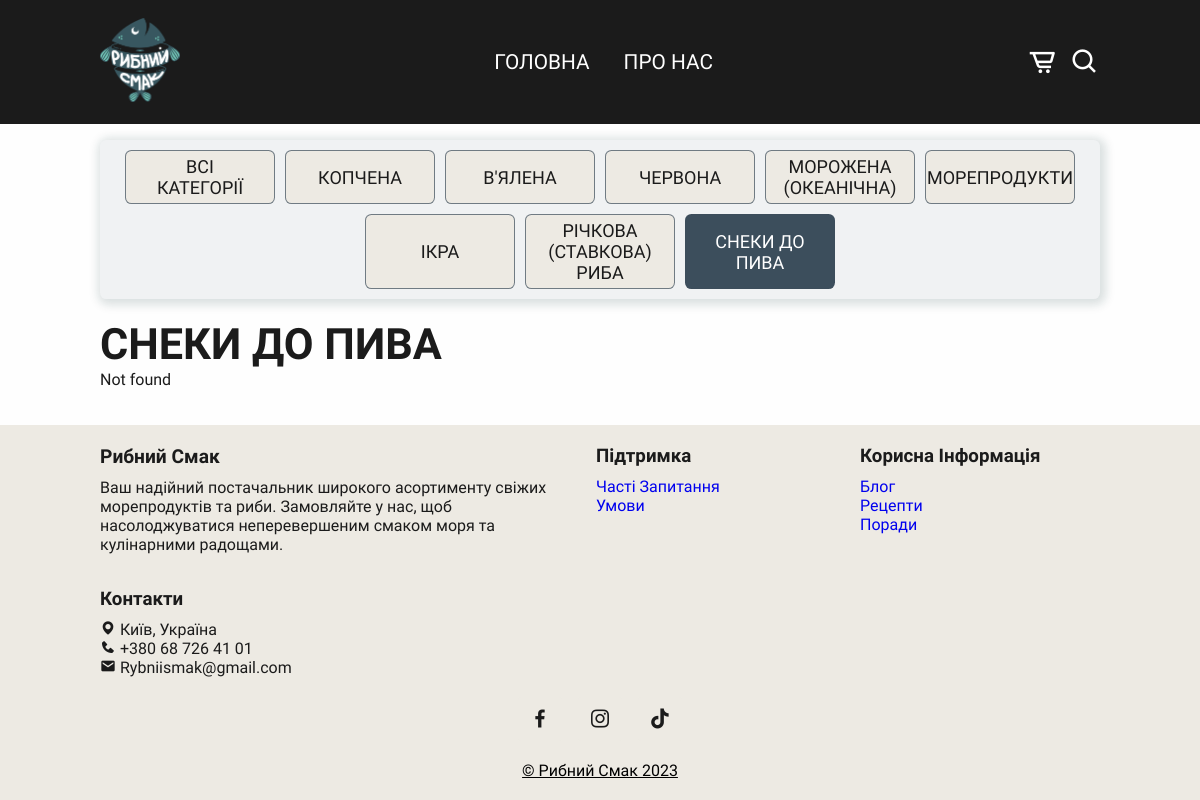
/products/sneki-do-piva, run on an earlier commit of the app's database.
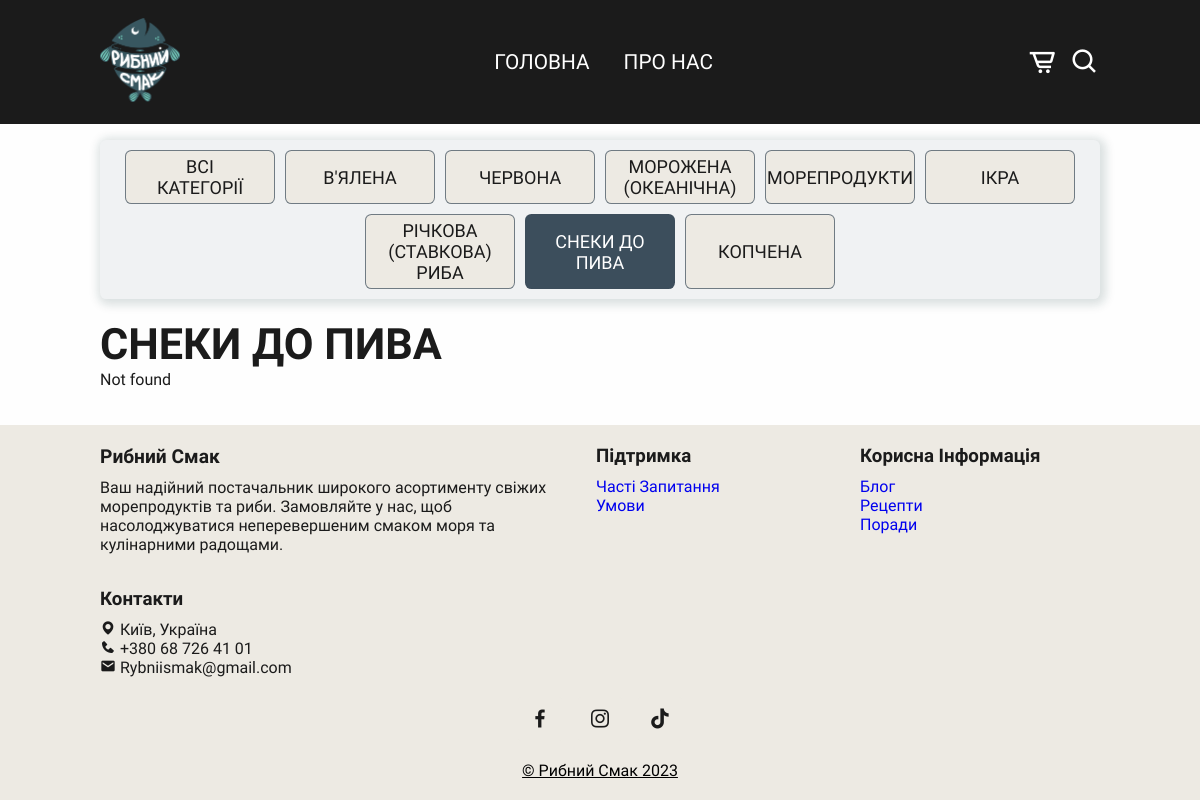
And on a later commit of the database.
### store/models.py (models this page shows, shortened)
class Category(models.Model):
    name = models.CharField(max_length=150, verbose_name='Заголовок')
    slug = models.SlugField(unique=True, verbose_name='Слаг')
    image = models.ImageField(upload_to='categories/', verbose_name='Зображення')
    is_published = models.BooleanField(default=True, verbose_name='На сайті')
    dt_update = models.DateTimeField(auto_now=True, verbose_name='Змінено')
    alt = models.CharField(max_length=150, default='fish store', verbose_name='alt tag')
    def get_absolute_url(self):
        return reverse('store:products', args=(self.slug,))
    class Meta:
        verbose_name = 'категорію'
        verbose_name_plural = 'Категорії'
        ordering = ['dt_update', 'id']

### store/views.py (the view, shortened to what this page needs)
# urls.py: path('products/<slug:slug>', ProductsView.as_view(), name='products'),
class ProductsView(SingleObjectMixin, ListView):
    template_name = 'products.html'
    cats = Category.objects.filter(is_published=True)
    paginate_by = 5
    def get(self, request, *args, **kwargs):
        try:
            self.object = self.get_object(self.cats)
        except Http404:
            self.object = None
        return super().get(request, *args, **kwargs)
    def get_queryset(self):
        if self.object:
            return self.object.product_set.filter(is_published=True)
    def get_context_data(self, **kwargs):
        context = {
            "title": self.object.name if self.object else "Асортимент",
            "cats": self.cats,
        }
        return super().get_context_data(**kwargs, **context)

### store/templates/products.html (shortened to what this page needs)
{% extends "base.html" %}
{% load static %}
{% block menu %}
    <ul class="navbar animation-item">
        <li><a class="scroll-link" href="{% url 'store:index' %}#home">Головна</a></li>
        <li><a class="scroll-link" href="{% url 'store:index' %}#about">Про Нас</a></li>
    </ul>
{% endblock %}
{% block content %}
    <div class="categories-selector">
        <div class="categories-box">
            <div class="category-buttons">
                <a href="{% url 'store:products' 'all' %}"
                   class="category-button{% if not category %} chosen{% endif %}">Всі категорії</a>
                {% for cat in cats %}
                    <a href="{{ cat.get_absolute_url }}"
                       class="category-button{% if cat == category %} chosen{% endif %}">{{ cat.name }}</a>
                {% endfor %}
            </div>
        </div>
    </div>
    <section class="products" id="products">
        <div class="heading">
            {% if category %}
                <h2>{{ category.name }}</h2>
            {% elif request.GET.search %}
                <h2>Результати пошуку</h2>
            {% else %}
                <h2>Всі категорії</h2>
            {% endif %}
        </div>
        {% if object_list %}
        <div class="products-container">
            {% for product in object_list %}
                <div class="box" data-id="{{ product.id }}">
                    <img class="fish-image" data-description="{{ product.description }}"
                         src="{% if product.image %} {{ product.image.url }} {% else %} {% static 'img/ryb1.png' %} {% endif %}"
                         alt="Рибний Смак">
                    <h4>{{ product.category }}</h4>
                    <hr>
                    <h3 class="item-title">{{ product.name }}</h3>
                    <br>
                    <div class="content">
                        <span class="price-weight">{{ product.price|floatformat:"-2" }} грн/{{ product.measure }}</span>
                        <div class="counter">
                            <button class="counter_control" data-action="minus">-</button>
                            <div class="counter_amount" data-counter>1</div>
                            <button class="counter_control" data-action="plus">+</button>
                        </div>
                        <div class="cart-button-container">
                            <div data-cart>
                                <button data-cart class="add-cart-button">Додати в кошик</button>
                            </div>
                        </div>
                    </div>
                    <br>
                </div>
                <div id="image-modal" class="product-modal">
                    <div class="product-modal-content">
                        <span id="close" class="close">&times;</span>
                        <h4>{{ product.category }}</h4>
                        <h3>{{ product.name }}</h3>
                        <p class="product-modal-description"></p>
                        <img id="product-modal-image" class="product-modal-image" src="" alt="Modal Image">
                    </div>
                </div>
            {% endfor %}
        </div>
        {% else %}
            <div>Not found</div>
        {% endif %}
    </section>
{% endblock %}

What changed in the data, as far as the page shows it:
changed Category "КОПЧЕНА": moves down the list
